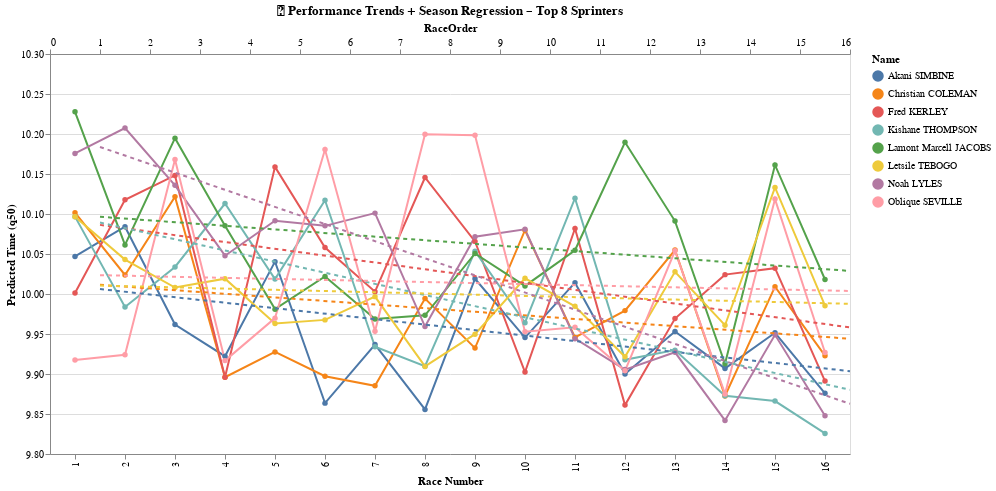

Source (notebook cell):
### Code cell
top8_names = ['Akani SIMBINE', 
              'Kishane THOMPSON', 
              'Fred KERLEY',  
              'Oblique SEVILLE', 
              'Christian COLEMAN',
              'Noah LYLES', 
              'Letsile TEBOGO', 
              'Lamont Marcell JACOBS']

# Filtrage des données top 8
df_filtered = all_results_season[all_results_season["Name"].isin(top8_names)].copy()

# Sélection interactive sur la légende
highlight = alt.selection_point(fields=['Name'], bind='legend')

# Courbes de performance (points + ligne)
lines = alt.Chart(df_filtered).mark_line(point=True).encode(
    x=alt.X('RaceOrder:O', title='Race Number'),
    y=alt.Y('q50:Q', title='Predicted Time (q50)', scale=alt.Scale(domain=[9.80, 10.30])),
    color='Name:N',
    opacity=alt.condition(highlight, alt.value(1), alt.value(0.1)),
    tooltip=['Name', 'RaceOrder', 'q50']
)

# Droites de régression par sprinteur
regression = alt.Chart(df_filtered).transform_regression(
    'RaceOrder', 'q50', groupby=['Name']
).mark_line(strokeDash=[4, 4]).encode(
    x='RaceOrder:Q',
    y='q50:Q',
    color='Name:N',
    opacity=alt.condition(highlight, alt.value(1), alt.value(0.05))
)

# Combine les deux
chart = (lines + regression).add_params(highlight).properties(
    title='🏁 Performance Trends + Season Regression – Top 8 Sprinters',
    width=800,
    height=400
)

chart

### Figure 1 — Vega-Lite specification as saved in the notebook (floating-point values rounded to 4 significant figures)
{"config": {"view": {"continuousWidth": 300, "continuousHeight": 300}}, "layer": [{"mark": {"type": "line", "point": true}, "encoding": {"color": {"field": "Name", "type": "nominal"}, "opacity": {"condition": {"param": "param_8", "value": 1}, "value": 0.1}, "tooltip": [{"field": "Name", "type": "nominal"}, {"field": "RaceOrder", "type": "quantitative"}, {"field": "q50", "type": "quantitative"}], "x": {"field": "RaceOrder", "title": "Race Number", "type": "ordinal"}, "y": {"field": "q50", "scale": {"domain": [9.8, 10.3]}, "title": "Predicted Time (q50)", "type": "quantitative"}}, "name": "view_4"}, {"mark": {"type": "line", "strokeDash": [4, 4]}, "encoding": {"color": {"field": "Name", "type": "nominal"}, "opacity": {"condition": {"param": "param_8", "value": 1}, "value": 0.05}, "x": {"field": "RaceOrder", "type": "quantitative"}, "y": {"field": "q50", "type": "quantitative"}}, "transform": [{"on": "RaceOrder", "regression": "q50", "groupby": ["Name"]}]}], "data": {"name": "data-587a35744783b3dbf4398516982b7c41"}, "height": 400, "params": [{"name": "param_8", "select": {"type": "point", "fields": ["Name"]}, "bind": "legend", "views": ["view_4"]}], "title": "🏁 Performance Trends + Season Regression – Top 8 Sprinters", "width": 800, "$schema": "https://vega.github.io/schema/vega-lite/v5.17.0.json", "datasets": {"data-587a35744783b3dbf4398516982b7c41": [{"Name": "Akani SIMBINE", "q05": 9.988, "q50": 10.05, "q95": 10.14, "Source": "paris2025", "RaceOrder": 1}, {"Name": "Christian COLEMAN", "q05": 10.02, "q50": 10.1, "q95": 10.17, "Source": "paris2025", "RaceOrder": 1}, {"Name": "Fred KERLEY", "q05": 9.963, "q50": 10.0, "q95": 10.21, "Source": "paris2025", "RaceOrder": 1}, {"Name": "Kishane THOMPSON", "q05": 10.03, "q50": 10.1, "q95": 10.29, "Source": "paris2025", "RaceOrder": 1}, {"Name": "Lamont Marcell JACOBS", "q05": 10.03, "q50": 10.23, "q95": 10.28, "Source": "paris2025", "RaceOrder": 1}, {"Name": "Letsile TEBOGO", "q05": 10.08, "q50": 10.1, "q95": 10.29, "Source": "paris2025", "RaceOrder": 1}, {"Name": "Noah LYLES", "q05": 10.02, "q50": 10.18, "q95": 10.27, "Source": "paris2025", "RaceOrder": 1}, {"Name": "Oblique SEVILLE", "q05": 9.856, "q50": 9.918, "q95": 10.26, "Source": "paris2025", "RaceOrder": 1}, {"Name": "Akani SIMBINE", "q05": 9.987, "q50": 10.08, "q95": 10.21, "Source": "round2", "RaceOrder": 2}, {"Name": "Christian COLEMAN", "q05": 9.895, "q50": 10.02, "q95": 10.18, "Source": "round2", "RaceOrder": 2}, {"Name": "Fred KERLEY", "q05": 9.975, "q50": 10.12, "q95": 10.22, "Source": "round2", "RaceOrder": 2}, {"Name": "Kishane THOMPSON", "q05": 9.868, "q50": 9.984, "q95": 10.2, "Source": "round2", "RaceOrder": 2}, {"Name": "Lamont Marcell JACOBS", "q05": 9.94, "q50": 10.06, "q95": 10.21, "Source": "round2", "RaceOrder": 2}, {"Name": "Letsile TEBOGO", "q05": 9.94, "q50": 10.04, "q95": 10.3, "Source": "round2", "RaceOrder": 2}, {"Name": "Noah LYLES", "q05": 10.0, "q50": 10.21, "q95": 10.33, "Source": "round2", "RaceOrder": 2}, {"Name": "Oblique SEVILLE", "q05": 9.893, "q50": 9.924, "q95": 10.23, "Source": "round2", "RaceOrder": 2}, {"Name": "Akani SIMBINE", "q05": 9.925, "q50": 9.962, "q95": 10.18, "Source": "ny2025", "RaceOrder": 3}, {"Name": "Christian COLEMAN", "q05": 10.01, "q50": 10.12, "q95": 10.29, "Source": "ny2025", "RaceOrder": 3}, {"Name": "Fred KERLEY", "q05": 10.02, "q50": 10.15, "q95": 10.3, "Source": "ny2025", "RaceOrder": 3}, {"Name": "Kishane THOMPSON", "q05": 9.96, "q50": 10.03, "q95": 10.22, "Source": "ny2025", "RaceOrder": 3}, {"Name": "Lamont Marcell JACOBS", "q05": 10.03, "q50": 10.19, "q95": 10.3, "Source": "ny2025", "RaceOrder": 3}, {"Name": "Letsile TEBOGO", "q05": 9.951, "q50": 10.01, "q95": 10.31, "Source": "ny2025", "RaceOrder": 3}, {"Name": "Noah LYLES", "q05": 10.02, "q50": 10.14, "q95": 10.29, "Source": "ny2025", "RaceOrder": 3}, {"Name": "Oblique SEVILLE", "q05": 10.02, "q50": 10.17, "q95": 10.26, "Source": "ny2025", "RaceOrder": 3}, {"Name": "Akani SIMBINE", "q05": 9.877, "q50": 9.922, "q95": 10.13, "Source": "round4", "RaceOrder": 4}, {"Name": "Christian COLEMAN", "q05": 9.878, "q50": 9.896, "q95": 10.11, "Source": "round4", "RaceOrder": 4}, {"Name": "Fred KERLEY", "q05": 9.886, "q50": 9.896, "q95": 10.09, "Source": "round4", "RaceOrder": 4}, {"Name": "Kishane THOMPSON", "q05": 9.97, "q50": 10.11, "q95": 10.27, "Source": "round4", "RaceOrder": 4}, {"Name": "Lamont Marcell JACOBS", "q05": 10.01, "q50": 10.09, "q95": 10.2, "Source": "round4", "RaceOrder": 4}, {"Name": "Letsile TEBOGO", "q05": 9.981, "q50": 10.02, "q95": 10.18, "Source": "round4", "RaceOrder": 4}, {"Name": "Noah LYLES", "q05": 9.954, "q50": 10.05, "q95": 10.16, "Source": "round4", "RaceOrder": 4}, {"Name": "Oblique SEVILLE", "q05": 9.898, "q50": 9.917, "q95": 10.1, "Source": "round4", "RaceOrder": 4}, {"Name": "Akani SIMBINE", "q05": 9.986, "q50": 10.04, "q95": 10.11, "Source": "kingston2025", "RaceOrder": 5}, {"Name": "Christian COLEMAN", "q05": 9.898, "q50": 9.928, "q95": 10.1, "Source": "kingston2025", "RaceOrder": 5}, {"Name": "Fred KERLEY", "q05": 10.01, "q50": 10.16, "q95": 10.28, "Source": "kingston2025", "RaceOrder": 5}, {"Name": "Kishane THOMPSON", "q05": 9.952, "q50": 10.02, "q95": 10.15, "Source": "kingston2025", "RaceOrder": 5}, {"Name": "Lamont Marcell JACOBS", "q05": 9.947, "q50": 9.981, "q95": 10.13, "Source": "kingston2025", "RaceOrder": 5}, {"Name": "Letsile TEBOGO", "q05": 9.88, "q50": 9.963, "q95": 10.17, "Source": "kingston2025", "RaceOrder": 5}, {"Name": "Noah LYLES", "q05": 9.989, "q50": 10.09, "q95": 10.22, "Source": "kingston2025", "RaceOrder": 5}, {"Name": "Oblique SEVILLE", "q05": 9.928, "q50": 9.97, "q95": 10.11, "Source": "kingston2025", "RaceOrder": 5}, {"Name": "Akani SIMBINE", "q05": 9.888, "q50": 9.864, "q95": 10.09, "Source": "round6", "RaceOrder": 6}, {"Name": "Christian COLEMAN", "q05": 9.909, "q50": 9.897, "q95": 10.08, "Source": "round6", "RaceOrder": 6}, {"Name": "Fred KERLEY", "q05": 9.949, "q50": 10.06, "q95": 10.11, "Source": "round6", "RaceOrder": 6}, {"Name": "Kishane THOMPSON", "q05": 9.974, "q50": 10.12, "q95": 10.27, "Source": "round6", "RaceOrder": 6}, {"Name": "Lamont Marcell JACOBS", "q05": 9.962, "q50": 10.02, "q95": 10.13, "Source": "round6", "RaceOrder": 6}, {"Name": "Letsile TEBOGO", "q05": 9.907, "q50": 9.968, "q95": 10.16, "Source": "round6", "RaceOrder": 6}, {"Name": "Noah LYLES", "q05": 9.981, "q50": 10.09, "q95": 10.2, "Source": "round6", "RaceOrder": 6}, {"Name": "Oblique SEVILLE", "q05": 9.975, "q50": 10.18, "q95": 10.24, "Source": "round6", "RaceOrder": 6}, {"Name": "Akani SIMBINE", "q05": 9.911, "q50": 9.937, "q95": 10.07, "Source": "tokyo2025", "RaceOrder": 7}, {"Name": "Christian COLEMAN", "q05": 9.828, "q50": 9.885, "q95": 10.08, "Source": "tokyo2025", "RaceOrder": 7}, {"Name": "Fred KERLEY", "q05": 9.957, "q50": 10.0, "q95": 10.08, "Source": "tokyo2025", "RaceOrder": 7}, {"Name": "Kishane THOMPSON", "q05": 9.895, "q50": 9.934, "q95": 10.14, "Source": "tokyo2025", "RaceOrder": 7}, {"Name": "Lamont Marcell JACOBS", "q05": 9.951, "q50": 9.969, "q95": 10.12, "Source": "tokyo2025", "RaceOrder": 7}, {"Name": "Letsile TEBOGO", "q05": 9.924, "q50": 9.997, "q95": 10.15, "Source": "tokyo2025", "RaceOrder": 7}, {"Name": "Noah LYLES", "q05": 9.997, "q50": 10.1, "q95": 10.16, "Source": "tokyo2025", "RaceOrder": 7}, {"Name": "Oblique SEVILLE", "q05": 9.913, "q50": 9.953, "q95": 10.11, "Source": "tokyo2025", "RaceOrder": 7}, {"Name": "Akani SIMBINE", "q05": 9.884, "q50": 9.856, "q95": 10.02, "Source": "round8", "RaceOrder": 8}, {"Name": "Christian COLEMAN", "q05": 9.898, "q50": 9.994, "q95": 10.11, "Source": "round8", "RaceOrder": 8}, {"Name": "Fred KERLEY", "q05": 9.953, "q50": 10.15, "q95": 10.25, "Source": "round8", "RaceOrder": 8}, {"Name": "Kishane THOMPSON", "q05": 9.863, "q50": 9.91, "q95": 10.13, "Source": "round8", "RaceOrder": 8}, {"Name": "Lamont Marcell JACOBS", "q05": 9.945, "q50": 9.973, "q95": 10.12, "Source": "round8", "RaceOrder": 8}, {"Name": "Letsile TEBOGO", "q05": 9.885, "q50": 9.909, "q95": 10.21, "Source": "round8", "RaceOrder": 8}, {"Name": "Noah LYLES", "q05": 9.875, "q50": 9.959, "q95": 10.13, "Source": "round8", "RaceOrder": 8}, {"Name": "Oblique SEVILLE", "q05": 9.946, "q50": 10.2, "q95": 10.23, "Source": "round8", "RaceOrder": 8}, {"Name": "Akani SIMBINE", "q05": 9.935, "q50": 10.02, "q95": 10.19, "Source": "london2025", "RaceOrder": 9}, {"Name": "Christian COLEMAN", "q05": 9.868, "q50": 9.932, "q95": 10.08, "Source": "london2025", "RaceOrder": 9}, {"Name": "Fred KERLEY", "q05": 9.989, "q50": 10.07, "q95": 10.11, "Source": "london2025", "RaceOrder": 9}, {"Name": "Kishane THOMPSON", "q05": 9.987, "q50": 10.05, "q95": 10.16, "Source": "london2025", "RaceOrder": 9}, {"Name": "Lamont Marcell JACOBS", "q05": 9.987, "q50": 10.05, "q95": 10.12, "Source": "london2025", "RaceOrder": 9}, {"Name": "Letsile TEBOGO", "q05": 9.873, "q50": 9.95, "q95": 10.17, "Source": "london2025", "RaceOrder": 9}, {"Name": "Noah LYLES", "q05": 9.979, "q50": 10.07, "q95": 10.18, "Source": "london2025", "RaceOrder": 9}, {"Name": "Oblique SEVILLE", "q05": 9.972, "q50": 10.2, "q95": 10.3, "Source": "london2025", "RaceOrder": 9}, {"Name": "Akani SIMBINE", "q05": 9.945, "q50": 9.946, "q95": 10.06, "Source": "round10", "RaceOrder": 10}, {"Name": "Christian COLEMAN", "q05": 9.938, "q50": 10.08, "q95": 10.21, "Source": "round10", "RaceOrder": 10}, {"Name": "Fred KERLEY", "q05": 9.881, "q50": 9.902, "q95": 10.08, "Source": "round10", "RaceOrder": 10}, {"Name": "Kishane THOMPSON", "q05": 9.925, "q50": 9.964, "q95": 10.14, "Source": "round10", "RaceOrder": 10}, {"Name": "Lamont Marcell JACOBS", "q05": 9.973, "q50": 10.01, "q95": 10.17, "Source": "round10", "RaceOrder": 10}, {"Name": "Letsile TEBOGO", "q05": 9.955, "q50": 10.02, "q95": 10.24, "Source": "round10", "RaceOrder": 10}, {"Name": "Noah LYLES", "q05": 9.963, "q50": 10.08, "q95": 10.18, "Source": "round10", "RaceOrder": 10}, {"Name": "Oblique SEVILLE", "q05": 9.912, "q50": 9.953, "q95": 10.14, "Source": "round10", "RaceOrder": 10}, {"Name": "Akani SIMBINE", "q05": 10.0, "q50": 10.01, "q95": 10.1, "Source": "nairobi2025", "RaceOrder": 11}, {"Name": "Christian COLEMAN", "q05": 9.9, "q50": 9.946, "q95": 10.09, "Source": "nairobi2025", "RaceOrder": 11}, {"Name": "Fred KERLEY", "q05": 9.995, "q50": 10.08, "q95": 10.1, "Source": "nairobi2025", "RaceOrder": 11}, {"Name": "Kishane THOMPSON", "q05": 9.971, "q50": 10.12, "q95": 10.26, "Source": "nairobi2025", "RaceOrder": 11}, {"Name": "Lamont Marcell JACOBS", "q05": 10.01, "q50": 10.05, "q95": 10.13, "Source": "nairobi2025", "RaceOrder": 11}, {"Name": "Letsile TEBOGO", "q05": 9.924, "q50": 9.985, "q95": 10.17, "Source": "nairobi2025", "RaceOrder": 11}, {"Name": "Noah LYLES", "q05": 9.931, "q50": 9.944, "q95": 10.14, "Source": "nairobi2025", "RaceOrder": 11}, {"Name": "Oblique SEVILLE", "q05": 9.891, "q50": 9.959, "q95": 10.2, "Source": "nairobi2025", "RaceOrder": 11}, {"Name": "Akani SIMBINE", "q05": 9.912, "q50": 9.9, "q95": 10.11, "Source": "round12", "RaceOrder": 12}, {"Name": "Christian COLEMAN", "q05": 9.944, "q50": 9.979, "q95": 10.1, "Source": "round12", "RaceOrder": 12}, {"Name": "Fred KERLEY", "q05": 9.865, "q50": 9.861, "q95": 10.08, "Source": "round12", "RaceOrder": 12}, {"Name": "Kishane THOMPSON", "q05": 9.839, "q50": 9.918, "q95": 10.14, "Source": "round12", "RaceOrder": 12}, {"Name": "Lamont Marcell JACOBS", "q05": 9.977, "q50": 10.19, "q95": 10.26, "Source": "round12", "RaceOrder": 12}, {"Name": "Letsile TEBOGO", "q05": 9.877, "q50": 9.922, "q95": 10.14, "Source": "round12", "RaceOrder": 12}, {"Name": "Noah LYLES", "q05": 9.852, "q50": 9.905, "q95": 10.13, "Source": "round12", "RaceOrder": 12}, {"Name": "Oblique SEVILLE", "q05": 9.879, "q50": 9.904, "q95": 10.15, "Source": "round12", "RaceOrder": 12}, {"Name": "Akani SIMBINE", "q05": 9.926, "q50": 9.953, "q95": 10.07, "Source": "doha2025", "RaceOrder": 13}, {"Name": "Christian COLEMAN", "q05": 9.972, "q50": 10.05, "q95": 10.11, "Source": "doha2025", "RaceOrder": 13}, {"Name": "Fred KERLEY", "q05": 9.944, "q50": 9.969, "q95": 10.07, "Source": "doha2025", "RaceOrder": 13}, {"Name": "Kishane THOMPSON", "q05": 9.863, "q50": 9.93, "q95": 10.11, "Source": "doha2025", "RaceOrder": 13}, {"Name": "Lamont Marcell JACOBS", "q05": 10.02, "q50": 10.09, "q95": 10.28, "Source": "doha2025", "RaceOrder": 13}, {"Name": "Letsile TEBOGO", "q05": 9.923, "q50": 10.03, "q95": 10.17, "Source": "doha2025", "RaceOrder": 13}, {"Name": "Noah LYLES", "q05": 9.884, "q50": 9.927, "q95": 10.1, "Source": "doha2025", "RaceOrder": 13}, {"Name": "Oblique SEVILLE", "q05": 9.982, "q50": 10.05, "q95": 10.11, "Source": "doha2025", "RaceOrder": 13}, {"Name": "Akani SIMBINE", "q05": 9.894, "q50": 9.907, "q95": 10.07, "Source": "round14", "RaceOrder": 14}, {"Name": "Christian COLEMAN", "q05": 9.858, "q50": 9.873, "q95": 10.05, "Source": "round14", "RaceOrder": 14}, {"Name": "Fred KERLEY", "q05": 9.939, "q50": 10.02, "q95": 10.23, "Source": "round14", "RaceOrder": 14}, {"Name": "Kishane THOMPSON", "q05": 9.857, "q50": 9.873, "q95": 10.12, "Source": "round14", "RaceOrder": 14}, {"Name": "Lamont Marcell JACOBS", "q05": 9.916, "q50": 9.913, "q95": 10.11, "Source": "round14", "RaceOrder": 14}, {"Name": "Letsile TEBOGO", "q05": 9.91, "q50": 9.961, "q95": 10.13, "Source": "round14", "RaceOrder": 14}, {"Name": "Noah LYLES", "q05": 9.786, "q50": 9.842, "q95": 10.1, "Source": "round14", "RaceOrder": 14}, {"Name": "Oblique SEVILLE", "q05": 9.859, "q50": 9.875, "q95": 10.11, "Source": "round14", "RaceOrder": 14}, {"Name": "Akani SIMBINE", "q05": 9.873, "q50": 9.952, "q95": 10.1, "Source": "zurich2025", "RaceOrder": 15}, {"Name": "Christian COLEMAN", "q05": 9.959, "q50": 10.01, "q95": 10.1, "Source": "zurich2025", "RaceOrder": 15}, {"Name": "Fred KERLEY", "q05": 10.0, "q50": 10.03, "q95": 10.09, "Source": "zurich2025", "RaceOrder": 15}, {"Name": "Kishane THOMPSON", "q05": 9.796, "q50": 9.866, "q95": 10.11, "Source": "zurich2025", "RaceOrder": 15}, {"Name": "Lamont Marcell JACOBS", "q05": 10.02, "q50": 10.16, "q95": 10.25, "Source": "zurich2025", "RaceOrder": 15}, {"Name": "Letsile TEBOGO", "q05": 9.993, "q50": 10.13, "q95": 10.28, "Source": "zurich2025", "RaceOrder": 15}, {"Name": "Noah LYLES", "q05": 9.858, "q50": 9.949, "q95": 10.1, "Source": "zurich2025", "RaceOrder": 15}, {"Name": "Oblique SEVILLE", "q05": 9.986, "q50": 10.12, "q95": 10.23, "Source": "zurich2025", "RaceOrder": 15}, {"Name": "Akani SIMBINE", "q05": 9.881, "q50": 9.876, "q95": 10.04, "Source": "round16", "RaceOrder": 16}, {"Name": "Christian COLEMAN", "q05": 9.911, "q50": 9.923, "q95": 10.07, "Source": "round16", "RaceOrder": 16}, {"Name": "Fred KERLEY", "q05": 9.874, "q50": 9.891, "q95": 10.06, "Source": "round16", "RaceOrder": 16}, {"Name": "Kishane THOMPSON", "q05": 9.778, "q50": 9.826, "q95": 10.12, "Source": "round16", "RaceOrder": 16}, {"Name": "Lamont Marcell JACOBS", "q05": 9.957, "q50": 10.02, "q95": 10.08, "Source": "round16", "RaceOrder": 16}, {"Name": "Letsile TEBOGO", "q05": 9.923, "q50": 9.985, "q95": 10.16, "Source": "round16", "RaceOrder": 16}, {"Name": "Noah LYLES", "q05": 9.821, "q50": 9.848, "q95": 10.1, "Source": "round16", "RaceOrder": 16}, {"Name": "Oblique SEVILLE", "q05": 9.885, "q50": 9.927, "q95": 10.11, "Source": "round16", "RaceOrder": 16}]}}
